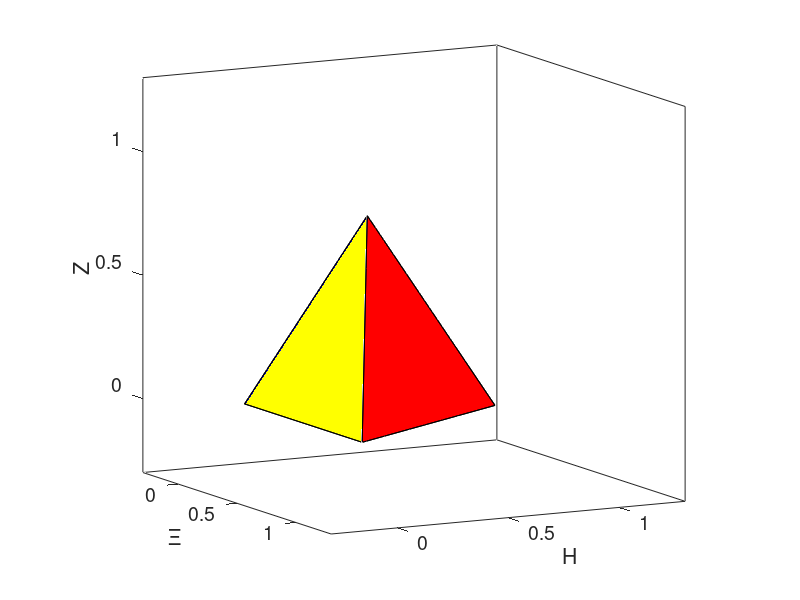

The MATLAB source for this figure:
%========================
% tetra4
%
% visualize a tetrahedron
%========================

close all
clear all

%===
% prepare
%===

figure(1)
hold on;
xlabel('\Xi','fontsize',14)
ylabel('H','fontsize',14)
zlabel('Z','fontsize',14)
set(gca,'fontsize',14)
axis('equal')
box on
axis([-0.3 1.3 -0.3 1.3 -0.3 1.3]);
view([62 10])

%---
imenu = 1;
imenu = 2;
%---

% face node labels:

 s(1,1)=3; s(1,2)=2; s(1,3)=4;    % face 1
 s(2,1)=1; s(2,2)=3; s(2,3)=4;    % face 2
 s(3,1)=1; s(3,2)=4; s(3,3)=2;    % face 3
 s(4,1)=1; s(4,2)=2; s(4,3)=3;    % face 4

% arbitrary vertex coordinates:

 if(imenu==1)
  x(1) = 0.0; y(1)= 0.0; z(1)= 0.0;
  x(2) = 0.9; y(2)= 0.2; z(2)= 0.5;
  x(3) = 0.1; y(3)= 1.1; z(3)=-0.05;
  x(4) =-0.1; y(4)=-0.1; z(4)= 1.2;
 end

% canonical vertex coordinates:

 if(imenu==2)
  x(1) = 0.0; y(1) = 0.0; z(1)= 0.0;
  x(2) = 1.0; y(2) = 0.0; z(2)= 0.0;
  x(3) = 0.0; y(3) = 1.0; z(3)= 0.0;
  x(4) = 0.0; y(4) = 0.0; z(4)= 1.0;
 end

%---
% paint the faces:
%---

option=2; % wireframe
option=1; % solid

for i=1:4

 for j=1:3

  xv = x(s(i,j));
  yv = y(s(i,j));
  zv = z(s(i,j));

  xp(j)=xv; yp(j)=yv; zp(j)=zv;

  if(imenu==2)%  canonical regular tetrahedron:
   xp(j)=xv+0.5*(yv+zv);
   yp(j)=0.5*sqrt(3)*(yv+zv/3.0); 
   zp(j) = sqrt(2/3)*zv;
  end

 end
    if(option==1) % solid
       if(i==1) patch(xp,yp,zp,'r'); end
       if(i==2) patch(xp,yp,zp,'b'); end
       if(i==3) patch(xp,yp,zp,'y'); end
       if(i==4) patch(xp,yp,zp,'g'); end
     else    % wireframe
       plot3 (xp,yp,zp); hold on;
     end
end
                                                                                
%----------------------------------------------
% gradients of the node interpolation functions
%----------------------------------------------

x21=x(2)-x(1); y21=y(2)-y(1); z21=z(2)-z(1);
x31=x(3)-x(1); y31=y(3)-y(1); z31=z(3)-z(1);
x41=x(4)-x(1); y41=y(4)-y(1); z41=z(4)-z(1);
x32=x(3)-x(2); y32=y(3)-y(2); z32=z(3)-z(2);
x42=x(4)-x(2); y42=y(4)-y(2); z42=z(4)-z(2);

%----------------
% Jacobian matrix
%----------------

Jac(1,1)=x21; Jac(1,2)=x31; Jac(1,3)=x41;
Jac(2,1)=y21; Jac(2,2)=y31; Jac(2,3)=y41;
Jac(3,1)=z21; Jac(3,2)=z31; Jac(3,3)=z41;

%-------
% volume
%-------

V = det(Jac)/6.0;

V6 = 6.0*V;

%---
% first gradient 
%---

gx(1) = (-y32*z42 + z32*y42)/V6;
gy(1) = ( x32*z42 - z32*x42)/V6;
gz(1) = (-x32*y42 + y32*x42)/V6;

mag = sqrt(gx(1)^2+gy(1)^2+gz(1)^2);
fc = -0.10/mag;
px(1) = (x(2)+x(3)+x(4))/3.0;
py(1) = (y(2)+y(3)+y(4))/3.0;
pz(1) = (z(2)+z(3)+z(4))/3.0;
%  quiver3(px(1),py(1),pz(1),fc*gx(1),fc*gy(1),fc*gz(1),'ob')
px(2)=px(1)+fc*gx(1);
py(2)=py(1)+fc*gy(1);
pz(2)=pz(1)+fc*gz(1);
plot3(px,py,pz,'.-k')

%---
% second gradient 
%---

gx(2) = ( y31*z41 - z31*y41)/V6;
gy(2) = (-x31*z41 + z31*x41)/V6;
gz(2) = ( x31*y41 - y31*x41)/V6;

mag = sqrt(gx(2)^2+gy(2)^2+gz(2)^2);
fc = -0.10/mag;
px(1) = (x(1)+x(3)+x(4))/3.0;
py(1) = (y(1)+y(3)+y(4))/3.0;
pz(1) = (z(1)+z(3)+z(4))/3.0;
%quiver3(px(1),py(1),pz(1),fc*gx(2),fc*gy(2),fc*gz(2),'or')
px(2)=px(1)+fc*gx(2);
py(2)=py(1)+fc*gy(2);
pz(2)=pz(1)+fc*gz(2);

%plot3(px,py,pz,'.-k')

%---
% third gradient 
%---

gx(3) = (-y21*z41 + z21*y41)/V6;
gy(3) = ( x21*z41 - z21*x41)/V6;
gz(3) = (-x21*y41 + y21*x41)/V6;

mag = sqrt(gx(3)^2+gy(3)^2+gz(3)^2);
fc = -0.10/mag;
px(1) = (x(1)+x(2)+x(4))/3.0;
py(1) = (y(1)+y(2)+y(4))/3.0;
pz(1) = (z(1)+z(2)+z(4))/3.0;
%quiver3(px(1),py(1),pz(1),fc*gx(3),fc*gy(3),fc*gz(3),'og')
px(2)=px(1)+fc*gx(3);
py(2)=py(1)+fc*gy(3);
pz(2)=pz(1)+fc*gz(3);

%plot3(px,py,pz,'.-k')

%---
% fourth gradient 
%---

gx(4) = ( y21*z31 - z21*y31)/V6;
gy(4) = (-x21*z31 + z21*x31)/V6;
gz(4) = ( x21*y31 - y21*x31)/V6;

mag = sqrt(gx(4)^2+gy(4)^2+gz(4)^2);
fc = -0.10/mag;
px(1) = (x(1)+x(2)+x(3))/3.0;
py(1) = (y(1)+y(2)+y(3))/3.0;
pz(1) = (z(1)+z(2)+z(3))/3.0;
%quiver3(px(1),py(1),pz(1),fc*gx(4),fc*gy(4),fc*gz(4),'ok')
px(2) = px(1)+fc*gx(4);
py(2) = py(1)+fc*gy(4);
pz(2) = pz(1)+fc*gz(4);

%plot3(px,py,pz,'.-k')

%-----
% done
%-----
